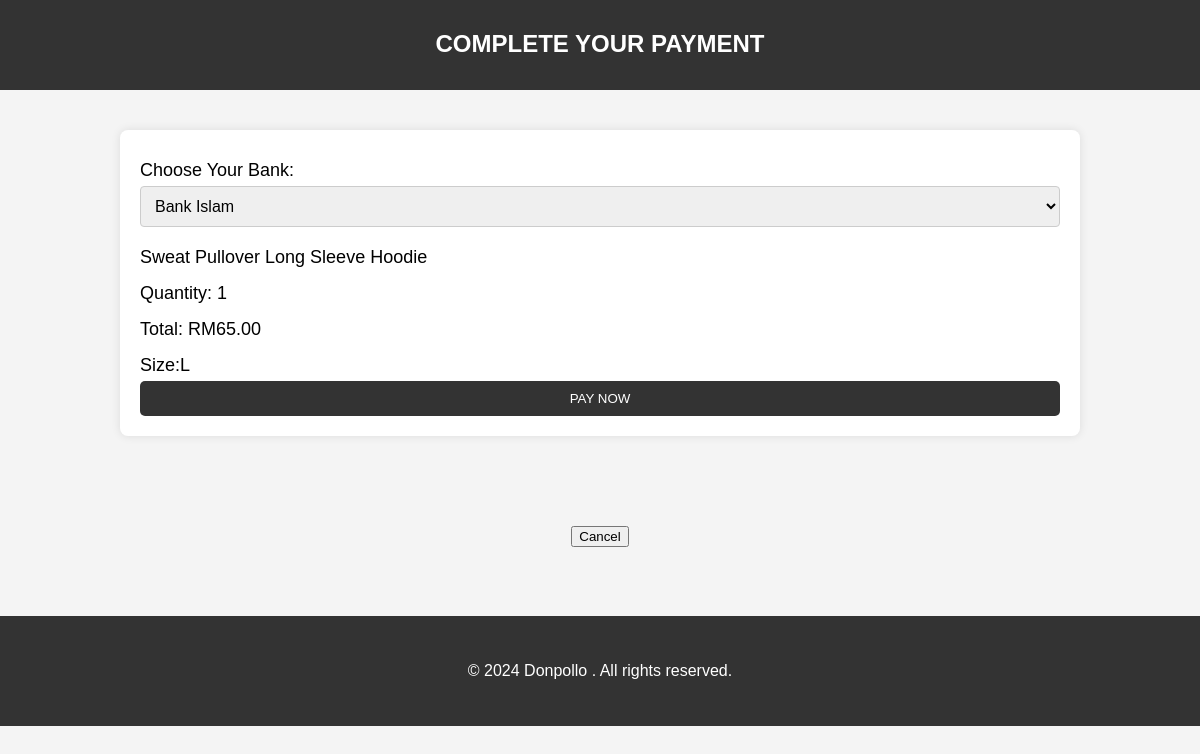
The app's page /payment.php?o_id=O11868 (signed in) with its own data.
### tables this page shows
CREATE TABLE `prod_order` (
  `ord_id` varchar(6) NOT NULL,
  `cust_id` varchar(6) DEFAULT NULL,
  `prod_id` varchar(6) DEFAULT NULL,
  `qty` int(10) DEFAULT NULL,
  `ord_status` varchar(60) DEFAULT NULL,
  `emp_id` varchar(6) DEFAULT NULL,
  `size` varchar(2) NOT NULL
);

CREATE TABLE `product` (
  `prod_id` varchar(6) NOT NULL,
  `prod_name` varchar(60) DEFAULT NULL,
  `prod_desc` tinytext DEFAULT NULL,
  `prod_price` decimal(10,2) DEFAULT NULL,
  `picture` varchar(60) NOT NULL,
  `prod_type` varchar(20) DEFAULT NULL
);

### payment.php (the view, shortened to what this page needs)
<!DOCTYPE html>
<?php
    include("dbconn.php");
    $ord_id = htmlspecialchars($_GET['o_id']);
    $sql = "select o.prod_id, p.prod_name, o.qty, o.size, p.prod_price, (o.qty * p.prod_price) as total
            from prod_order o join product p on o.prod_id = p.prod_id
            where o.ord_id = '$ord_id';";
    $query = mysqli_query($dbconn, $sql) or die("Error :". mysqli_error($dbconn));
    $row = mysqli_fetch_assoc($query);
    $prod_name = $row['prod_name'];
    $qty = $row['qty'];
    $total = $row['total'];
    $size = $row['size'];
?>
<html lang="en">
<head>
    <link rel="stylesheet" href="paymentCSS.css">
</head>
<body>
    <header>
        <div class="container">
            <h1>Complete Your Payment</h1>
        </div>
    </header>
    <main class="container">
        <div class="payment-form">
            <form action="process_payment.php" method="POST">
                <label for="bankName">Choose Your Bank:</label>
                <select id="bank_id" name="bank_id" required>
                    <option value="BI">Bank Islam</option>
                </select>
                <label><?php echo $prod_name ?></label>
                <label><?php echo 'Quantity: '.$qty ?></label>
                <label><?php echo 'Total: RM'.$total ?></label>
                <label><?php echo 'Size:'.$size ?></label>
                <button type="submit" class="submitPayment" name="ord_id" value = <?php echo $ord_id; ?>>Pay Now</button>
            </form>
        </div>
    </main>
    <div class='logbtn'>
        <a href='mainPage.php'><button>Cancel</button></a>
    </div>
    <footer>
        <div class="container">
            <p>&copy; 2024 Donpollo . All rights reserved.</p>
        </div>
    </footer>
</body>
</html>

### paymentCSS.css (style rules this page uses)
body { font-family: Arial, sans-serif; margin: 0; padding: 0; background-color: #f4f4f4; }
.container { width: 80%; margin: auto; overflow: hidden; padding: 20px; }
header, footer { background: #333; color: #fff; padding: 10px 0; min-height: 70px; text-align: center; }
header h1 { text-align: center; text-transform: uppercase; margin: 0; font-size: 24px; }
.payment-form { background: #fff; padding: 20px; border-radius: 8px; box-shadow: 0 0 10px rgba(0, 0, 0, 0.1); margin-top: 20px; }
.payment-form form { display: flex; flex-direction: column; }
.payment-form label { margin: 10px 0 5px; font-size: 18px; }
.payment-form input, .payment-form select { padding: 10px; font-size: 16px; margin-bottom: 10px; border: 1px solid #ccc; border-radius: 4px; }
.submitPayment { padding: 10px; background: #333; color: #fff; text-transform: uppercase; border: none; border-radius: 5px; cursor: pointer; }
.logbtn { display: flex; justify-content: center; align-items: center; height: 20vh; }

### records on screen
prod_order: prod.prod_name "Sweat Pullover Long Sleeve Hoodie", qty "1", size "L"

### other values on screen
$total "65.00"
